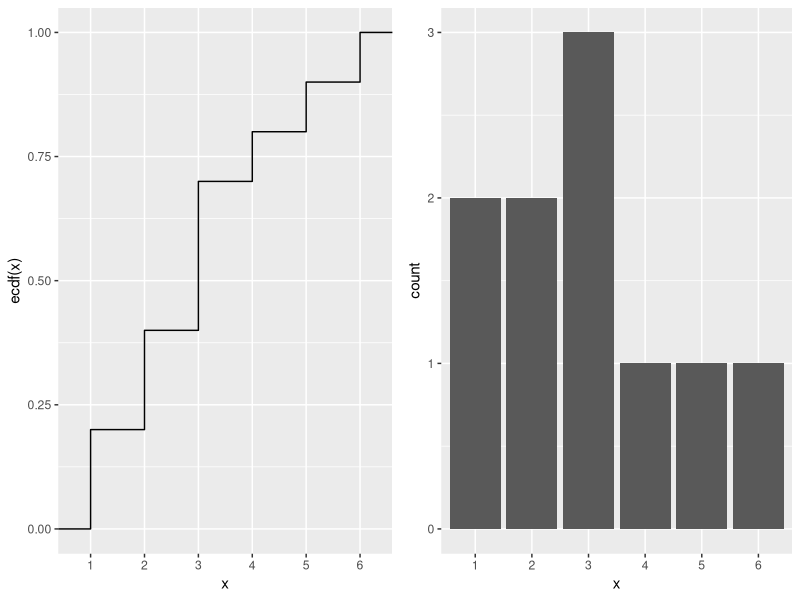
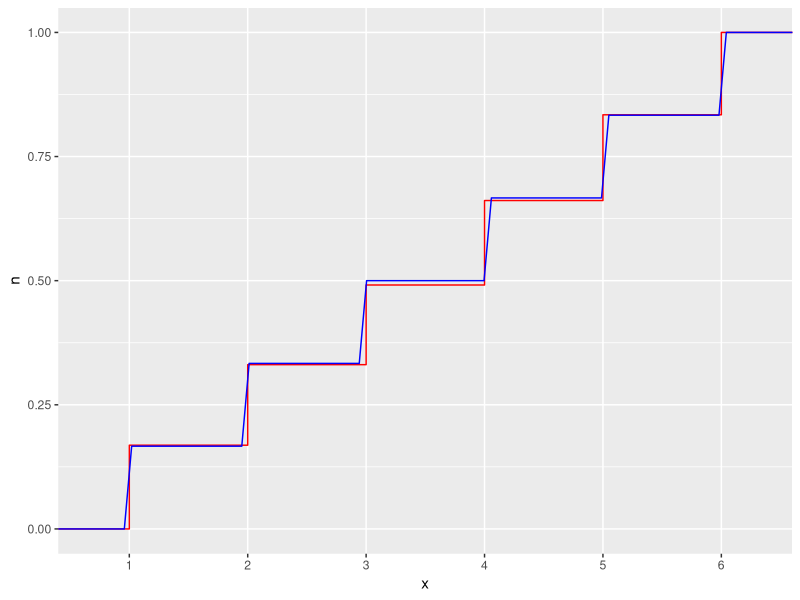

The R script that drew these images, in order:
## ---- chunk 1
knitr::opts_chunk$set(echo=TRUE)
## ---- chunk 2
library(ggplot2)
library(gridExtra)
set.seed(1)

rolls <- data.frame(x=sample(1:6, 10, replace=TRUE))

base <- ggplot(rolls) + scale_x_discrete(limits=factor(1:6)) + 
  scale_y_continuous(limits=0:1) + expand_limits(x=c(0.4, 6.6))
ecdf_1a <- base + geom_step(aes(x=x, y=..y..), stat="ecdf") + 
  ylab(bquote("ecdf(x)"))
hist_1a <- ggplot() + geom_bar(data=rolls, aes(x=x)) + 
  scale_x_discrete(limits=factor(1:6))
grid.arrange(ecdf_1a, hist_1a, ncol=2)
## ---- chunk 3
set.seed(1)

rolls <- data.frame(x=sample(1:6, 10000, replace=TRUE))

cdf_die <- function(x) {
  return(pmin(1, pmax(0, floor(x)/6)))
}
plot_1b <- base + 
  geom_step(data=rolls, aes(x=x, y=..y..), stat="ecdf", col ="red") + 
  stat_function(fun=cdf_die, col ="blue") + ylab("n")
plot_1b
